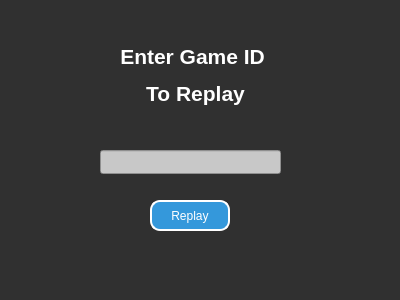
<?xml version="1.0" encoding="UTF-8"?>
<ui version="4.0">
 <class>ReplayWindow</class>
 <widget class="QDialog" name="ReplayWindow">
  <property name="geometry">
   <rect>
    <x>0</x>
    <y>0</y>
    <width>400</width>
    <height>300</height>
   </rect>
  </property>
  <property name="windowTitle">
   <string>Dialog</string>
  </property>
  <property name="styleSheet">
   <string notr="true">background-color: rgb(48, 48, 48);</string>
  </property>
  <widget class="QPushButton" name="dialog_replay">
   <property name="geometry">
    <rect>
     <x>150</x>
     <y>200</y>
     <width>80</width>
     <height>31</height>
    </rect>
   </property>
   <property name="styleSheet">
    <string notr="true">QPushButton {
    background-color: #3498db; /* Background color */
    color: #ffffff;            /* Text color */
    border: 2px solid #ffffff; /* Border color and width */
    border-radius: 10px;       /* Edges sharpness */
    padding: 5px;              /* Padding for better spacing */

}</string>
   </property>
   <property name="text">
    <string>Replay</string>
   </property>
  </widget>
  <widget class="QLineEdit" name="game_id_edit">
   <property name="geometry">
    <rect>
     <x>100</x>
     <y>150</y>
     <width>181</width>
     <height>24</height>
    </rect>
   </property>
   <property name="styleSheet">
    <string notr="true">background-color: rgb(200, 200, 200);
color: rgb(0, 0, 0);</string>
   </property>
  </widget>
  <widget class="QLabel" name="username_4">
   <property name="geometry">
    <rect>
     <x>110</x>
     <y>30</y>
     <width>171</width>
     <height>91</height>
    </rect>
   </property>
   <property name="text">
    <string>&lt;html&gt;&lt;head/&gt;&lt;body&gt;&lt;p align=&quot;center&quot;&gt;&lt;span style=&quot; font-size:16pt; font-weight:700; color:#ffffff;&quot;&gt;Enter Game ID &lt;/span&gt;&lt;/p&gt;&lt;p align=&quot;center&quot;&gt;&lt;span style=&quot; font-size:16pt; font-weight:700; color:#ffffff;&quot;&gt;To Replay&lt;/span&gt;&lt;/p&gt;&lt;/body&gt;&lt;/html&gt;</string>
   </property>
  </widget>
 </widget>
 <resources/>
 <connections/>
</ui>
